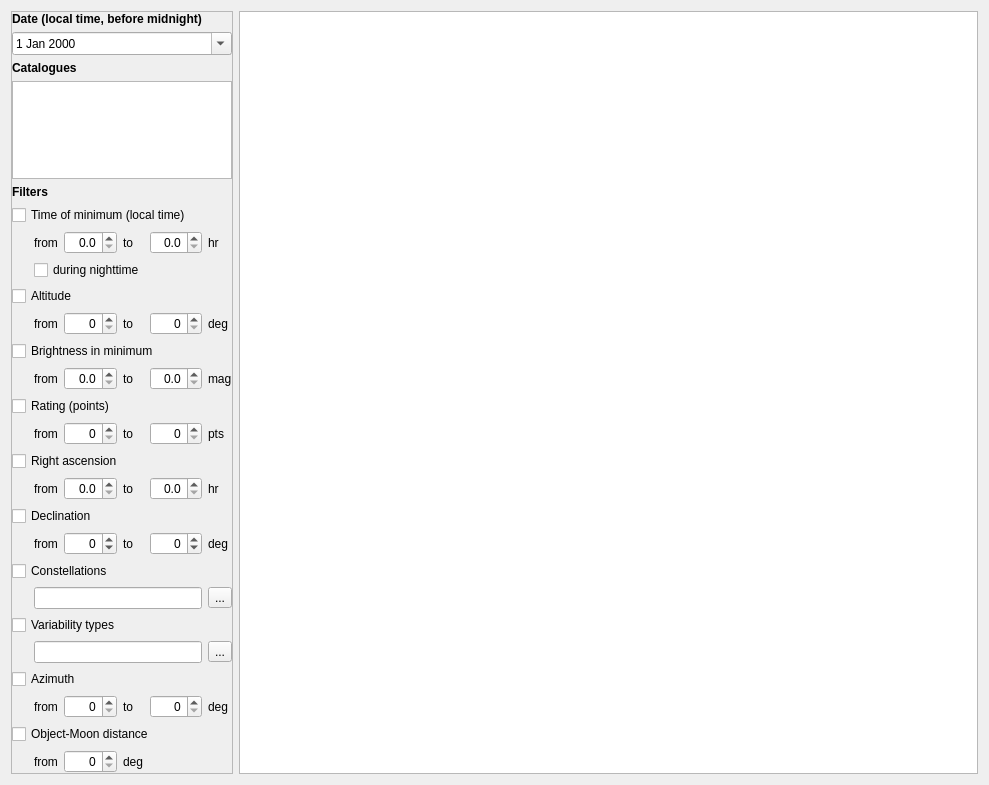
<?xml version="1.0" encoding="UTF-8"?>
<ui version="4.0">
 <class>CNightlyEphemerisTab</class>
 <widget class="QWidget" name="CNightlyEphemerisTab">
  <property name="geometry">
   <rect>
    <x>0</x>
    <y>0</y>
    <width>989</width>
    <height>785</height>
   </rect>
  </property>
  <property name="windowTitle">
   <string>Form</string>
  </property>
  <layout class="QHBoxLayout" name="horizontalLayout">
   <item>
    <widget class="QFrame" name="toolBox">
     <property name="maximumSize">
      <size>
       <width>222</width>
       <height>16777215</height>
      </size>
     </property>
     <property name="frameShape">
      <enum>QFrame::StyledPanel</enum>
     </property>
     <property name="frameShadow">
      <enum>QFrame::Raised</enum>
     </property>
     <layout class="QVBoxLayout" name="verticalLayout_2">
      <property name="leftMargin">
       <number>0</number>
      </property>
      <property name="topMargin">
       <number>0</number>
      </property>
      <property name="rightMargin">
       <number>0</number>
      </property>
      <property name="bottomMargin">
       <number>0</number>
      </property>
      <item>
       <widget class="QLabel" name="dateLabel">
        <property name="font">
         <font>
          <bold>true</bold>
         </font>
        </property>
        <property name="text">
         <string>Date (local time, before midnight)</string>
        </property>
       </widget>
      </item>
      <item>
       <widget class="QDateEdit" name="dateEdit">
        <property name="calendarPopup">
         <bool>true</bool>
        </property>
       </widget>
      </item>
      <item>
       <widget class="QLabel" name="catalogsLabel">
        <property name="font">
         <font>
          <bold>true</bold>
         </font>
        </property>
        <property name="text">
         <string>Catalogues</string>
        </property>
       </widget>
      </item>
      <item>
       <widget class="QListWidget" name="catalogsList"/>
      </item>
      <item>
       <widget class="QLabel" name="filtersLabel">
        <property name="font">
         <font>
          <bold>true</bold>
         </font>
        </property>
        <property name="text">
         <string>Filters</string>
        </property>
       </widget>
      </item>
      <item>
       <layout class="QGridLayout" name="gridLayout">
        <item row="1" column="4">
         <widget class="QDoubleSpinBox" name="timeToEdit">
          <property name="alignment">
           <set>Qt::AlignRight|Qt::AlignTrailing|Qt::AlignVCenter</set>
          </property>
          <property name="decimals">
           <number>1</number>
          </property>
          <property name="maximum">
           <double>24.000000000000000</double>
          </property>
          <property name="singleStep">
           <double>0.500000000000000</double>
          </property>
         </widget>
        </item>
        <item row="18" column="5">
         <widget class="QLabel" name="aziUnitLabel">
          <property name="sizePolicy">
           <sizepolicy hsizetype="Fixed" vsizetype="Preferred">
            <horstretch>0</horstretch>
            <verstretch>0</verstretch>
           </sizepolicy>
          </property>
          <property name="text">
           <string>deg</string>
          </property>
         </widget>
        </item>
        <item row="0" column="0" colspan="6">
         <widget class="QCheckBox" name="timeCheck">
          <property name="text">
           <string>Time of minimum (local time)</string>
          </property>
         </widget>
        </item>
        <item row="12" column="5">
         <widget class="QLabel" name="decUnitLabel">
          <property name="sizePolicy">
           <sizepolicy hsizetype="Fixed" vsizetype="Preferred">
            <horstretch>0</horstretch>
            <verstretch>0</verstretch>
           </sizepolicy>
          </property>
          <property name="text">
           <string>deg</string>
          </property>
         </widget>
        </item>
        <item row="7" column="0" colspan="6">
         <widget class="QCheckBox" name="ptsCheck">
          <property name="text">
           <string>Rating (points)</string>
          </property>
         </widget>
        </item>
        <item row="6" column="3">
         <widget class="QLabel" name="magToLabel">
          <property name="sizePolicy">
           <sizepolicy hsizetype="Fixed" vsizetype="Preferred">
            <horstretch>0</horstretch>
            <verstretch>0</verstretch>
           </sizepolicy>
          </property>
          <property name="text">
           <string>to</string>
          </property>
         </widget>
        </item>
        <item row="20" column="3">
         <widget class="QLabel" name="omdUnitLabel">
          <property name="sizePolicy">
           <sizepolicy hsizetype="Fixed" vsizetype="Preferred">
            <horstretch>0</horstretch>
            <verstretch>0</verstretch>
           </sizepolicy>
          </property>
          <property name="text">
           <string>deg</string>
          </property>
         </widget>
        </item>
        <item row="4" column="3">
         <widget class="QLabel" name="altToLabel">
          <property name="sizePolicy">
           <sizepolicy hsizetype="Fixed" vsizetype="Preferred">
            <horstretch>0</horstretch>
            <verstretch>0</verstretch>
           </sizepolicy>
          </property>
          <property name="text">
           <string>to</string>
          </property>
         </widget>
        </item>
        <item row="1" column="5">
         <widget class="QLabel" name="timeUnitLabel">
          <property name="sizePolicy">
           <sizepolicy hsizetype="Fixed" vsizetype="Preferred">
            <horstretch>0</horstretch>
            <verstretch>0</verstretch>
           </sizepolicy>
          </property>
          <property name="text">
           <string>hr</string>
          </property>
         </widget>
        </item>
        <item row="3" column="0" colspan="6">
         <widget class="QCheckBox" name="altCheck">
          <property name="text">
           <string>Altitude</string>
          </property>
         </widget>
        </item>
        <item row="6" column="5">
         <widget class="QLabel" name="magUnitLabel">
          <property name="sizePolicy">
           <sizepolicy hsizetype="Fixed" vsizetype="Preferred">
            <horstretch>0</horstretch>
            <verstretch>0</verstretch>
           </sizepolicy>
          </property>
          <property name="text">
           <string>mag</string>
          </property>
         </widget>
        </item>
        <item row="12" column="1">
         <widget class="QLabel" name="decFromLabel">
          <property name="sizePolicy">
           <sizepolicy hsizetype="Fixed" vsizetype="Preferred">
            <horstretch>0</horstretch>
            <verstretch>0</verstretch>
           </sizepolicy>
          </property>
          <property name="text">
           <string>from</string>
          </property>
         </widget>
        </item>
        <item row="18" column="1">
         <widget class="QLabel" name="aziFromLabel">
          <property name="sizePolicy">
           <sizepolicy hsizetype="Fixed" vsizetype="Preferred">
            <horstretch>0</horstretch>
            <verstretch>0</verstretch>
           </sizepolicy>
          </property>
          <property name="text">
           <string>from</string>
          </property>
         </widget>
        </item>
        <item row="10" column="1">
         <widget class="QLabel" name="rascFromLabel">
          <property name="sizePolicy">
           <sizepolicy hsizetype="Fixed" vsizetype="Preferred">
            <horstretch>0</horstretch>
            <verstretch>0</verstretch>
           </sizepolicy>
          </property>
          <property name="text">
           <string>from</string>
          </property>
         </widget>
        </item>
        <item row="20" column="1">
         <widget class="QLabel" name="omdFromLabel">
          <property name="sizePolicy">
           <sizepolicy hsizetype="Fixed" vsizetype="Preferred">
            <horstretch>0</horstretch>
            <verstretch>0</verstretch>
           </sizepolicy>
          </property>
          <property name="text">
           <string>from</string>
          </property>
         </widget>
        </item>
        <item row="1" column="0">
         <widget class="QLabel" name="spacerLabel">
          <property name="minimumSize">
           <size>
            <width>16</width>
            <height>0</height>
           </size>
          </property>
          <property name="maximumSize">
           <size>
            <width>16</width>
            <height>16777215</height>
           </size>
          </property>
          <property name="text">
           <string/>
          </property>
         </widget>
        </item>
        <item row="10" column="5">
         <widget class="QLabel" name="rascUnitLabel">
          <property name="sizePolicy">
           <sizepolicy hsizetype="Fixed" vsizetype="Preferred">
            <horstretch>0</horstretch>
            <verstretch>0</verstretch>
           </sizepolicy>
          </property>
          <property name="text">
           <string>hr</string>
          </property>
         </widget>
        </item>
        <item row="8" column="3">
         <widget class="QLabel" name="ptsToLabel">
          <property name="sizePolicy">
           <sizepolicy hsizetype="Fixed" vsizetype="Preferred">
            <horstretch>0</horstretch>
            <verstretch>0</verstretch>
           </sizepolicy>
          </property>
          <property name="text">
           <string>to</string>
          </property>
         </widget>
        </item>
        <item row="4" column="4">
         <widget class="QSpinBox" name="altToEdit">
          <property name="alignment">
           <set>Qt::AlignRight|Qt::AlignTrailing|Qt::AlignVCenter</set>
          </property>
          <property name="maximum">
           <number>90</number>
          </property>
         </widget>
        </item>
        <item row="1" column="3">
         <widget class="QLabel" name="timeToLabel">
          <property name="sizePolicy">
           <sizepolicy hsizetype="Fixed" vsizetype="Preferred">
            <horstretch>0</horstretch>
            <verstretch>0</verstretch>
           </sizepolicy>
          </property>
          <property name="text">
           <string>to</string>
          </property>
         </widget>
        </item>
        <item row="8" column="5">
         <widget class="QLabel" name="ptsUnitLabel">
          <property name="sizePolicy">
           <sizepolicy hsizetype="Fixed" vsizetype="Preferred">
            <horstretch>0</horstretch>
            <verstretch>0</verstretch>
           </sizepolicy>
          </property>
          <property name="text">
           <string>pts</string>
          </property>
         </widget>
        </item>
        <item row="1" column="2">
         <widget class="QDoubleSpinBox" name="timeFromEdit">
          <property name="alignment">
           <set>Qt::AlignRight|Qt::AlignTrailing|Qt::AlignVCenter</set>
          </property>
          <property name="decimals">
           <number>1</number>
          </property>
          <property name="maximum">
           <double>24.000000000000000</double>
          </property>
          <property name="singleStep">
           <double>0.500000000000000</double>
          </property>
         </widget>
        </item>
        <item row="1" column="1">
         <widget class="QLabel" name="timeFromLabel">
          <property name="sizePolicy">
           <sizepolicy hsizetype="Fixed" vsizetype="Preferred">
            <horstretch>0</horstretch>
            <verstretch>0</verstretch>
           </sizepolicy>
          </property>
          <property name="text">
           <string>from</string>
          </property>
         </widget>
        </item>
        <item row="2" column="1" colspan="5">
         <widget class="QCheckBox" name="nightCheck">
          <property name="text">
           <string>during nighttime</string>
          </property>
         </widget>
        </item>
        <item row="4" column="1">
         <widget class="QLabel" name="altFromLabel">
          <property name="sizePolicy">
           <sizepolicy hsizetype="Fixed" vsizetype="Preferred">
            <horstretch>0</horstretch>
            <verstretch>0</verstretch>
           </sizepolicy>
          </property>
          <property name="text">
           <string>from</string>
          </property>
         </widget>
        </item>
        <item row="5" column="0" colspan="6">
         <widget class="QCheckBox" name="magCheck">
          <property name="text">
           <string>Brightness in minimum</string>
          </property>
         </widget>
        </item>
        <item row="4" column="5">
         <widget class="QLabel" name="altUnitLabel">
          <property name="sizePolicy">
           <sizepolicy hsizetype="Fixed" vsizetype="Preferred">
            <horstretch>0</horstretch>
            <verstretch>0</verstretch>
           </sizepolicy>
          </property>
          <property name="text">
           <string>deg</string>
          </property>
         </widget>
        </item>
        <item row="10" column="3">
         <widget class="QLabel" name="rascToLabel">
          <property name="sizePolicy">
           <sizepolicy hsizetype="Fixed" vsizetype="Preferred">
            <horstretch>0</horstretch>
            <verstretch>0</verstretch>
           </sizepolicy>
          </property>
          <property name="text">
           <string>to</string>
          </property>
         </widget>
        </item>
        <item row="8" column="1">
         <widget class="QLabel" name="ptsFromLabel">
          <property name="sizePolicy">
           <sizepolicy hsizetype="Fixed" vsizetype="Preferred">
            <horstretch>0</horstretch>
            <verstretch>0</verstretch>
           </sizepolicy>
          </property>
          <property name="text">
           <string>from</string>
          </property>
         </widget>
        </item>
        <item row="12" column="3">
         <widget class="QLabel" name="decToLabel">
          <property name="sizePolicy">
           <sizepolicy hsizetype="Fixed" vsizetype="Preferred">
            <horstretch>0</horstretch>
            <verstretch>0</verstretch>
           </sizepolicy>
          </property>
          <property name="text">
           <string>to</string>
          </property>
         </widget>
        </item>
        <item row="18" column="3">
         <widget class="QLabel" name="aziToLabel">
          <property name="sizePolicy">
           <sizepolicy hsizetype="Fixed" vsizetype="Preferred">
            <horstretch>0</horstretch>
            <verstretch>0</verstretch>
           </sizepolicy>
          </property>
          <property name="text">
           <string>to</string>
          </property>
         </widget>
        </item>
        <item row="4" column="2">
         <widget class="QSpinBox" name="altFromEdit">
          <property name="alignment">
           <set>Qt::AlignRight|Qt::AlignTrailing|Qt::AlignVCenter</set>
          </property>
          <property name="maximum">
           <number>90</number>
          </property>
         </widget>
        </item>
        <item row="6" column="1">
         <widget class="QLabel" name="magFromLabel">
          <property name="sizePolicy">
           <sizepolicy hsizetype="Fixed" vsizetype="Preferred">
            <horstretch>0</horstretch>
            <verstretch>0</verstretch>
           </sizepolicy>
          </property>
          <property name="text">
           <string>from</string>
          </property>
         </widget>
        </item>
        <item row="9" column="0" colspan="6">
         <widget class="QCheckBox" name="rascCheck">
          <property name="text">
           <string>Right ascension</string>
          </property>
         </widget>
        </item>
        <item row="11" column="0" colspan="6">
         <widget class="QCheckBox" name="decCheck">
          <property name="text">
           <string>Declination</string>
          </property>
         </widget>
        </item>
        <item row="6" column="2">
         <widget class="QDoubleSpinBox" name="magFromEdit">
          <property name="alignment">
           <set>Qt::AlignRight|Qt::AlignTrailing|Qt::AlignVCenter</set>
          </property>
          <property name="decimals">
           <number>1</number>
          </property>
          <property name="maximum">
           <double>99.000000000000000</double>
          </property>
          <property name="singleStep">
           <double>0.500000000000000</double>
          </property>
         </widget>
        </item>
        <item row="6" column="4">
         <widget class="QDoubleSpinBox" name="magToEdit">
          <property name="alignment">
           <set>Qt::AlignRight|Qt::AlignTrailing|Qt::AlignVCenter</set>
          </property>
          <property name="decimals">
           <number>1</number>
          </property>
          <property name="maximum">
           <double>99.000000000000000</double>
          </property>
          <property name="singleStep">
           <double>0.500000000000000</double>
          </property>
         </widget>
        </item>
        <item row="8" column="2">
         <widget class="QSpinBox" name="ptsFromEdit">
          <property name="alignment">
           <set>Qt::AlignRight|Qt::AlignTrailing|Qt::AlignVCenter</set>
          </property>
         </widget>
        </item>
        <item row="8" column="4">
         <widget class="QSpinBox" name="ptsToEdit">
          <property name="alignment">
           <set>Qt::AlignRight|Qt::AlignTrailing|Qt::AlignVCenter</set>
          </property>
         </widget>
        </item>
        <item row="10" column="2">
         <widget class="QDoubleSpinBox" name="rascFromEdit">
          <property name="alignment">
           <set>Qt::AlignRight|Qt::AlignTrailing|Qt::AlignVCenter</set>
          </property>
          <property name="decimals">
           <number>1</number>
          </property>
          <property name="maximum">
           <double>24.000000000000000</double>
          </property>
          <property name="singleStep">
           <double>0.500000000000000</double>
          </property>
         </widget>
        </item>
        <item row="10" column="4">
         <widget class="QDoubleSpinBox" name="rascToEdit">
          <property name="alignment">
           <set>Qt::AlignRight|Qt::AlignTrailing|Qt::AlignVCenter</set>
          </property>
          <property name="decimals">
           <number>1</number>
          </property>
          <property name="maximum">
           <double>24.000000000000000</double>
          </property>
          <property name="singleStep">
           <double>0.500000000000000</double>
          </property>
         </widget>
        </item>
        <item row="12" column="2">
         <widget class="QSpinBox" name="decFromEdit">
          <property name="alignment">
           <set>Qt::AlignRight|Qt::AlignTrailing|Qt::AlignVCenter</set>
          </property>
          <property name="minimum">
           <number>-90</number>
          </property>
          <property name="maximum">
           <number>90</number>
          </property>
         </widget>
        </item>
        <item row="12" column="4">
         <widget class="QSpinBox" name="decToEdit">
          <property name="alignment">
           <set>Qt::AlignRight|Qt::AlignTrailing|Qt::AlignVCenter</set>
          </property>
          <property name="minimum">
           <number>-90</number>
          </property>
          <property name="maximum">
           <number>90</number>
          </property>
         </widget>
        </item>
        <item row="13" column="0" colspan="6">
         <widget class="QCheckBox" name="consCheck">
          <property name="text">
           <string>Constellations</string>
          </property>
         </widget>
        </item>
        <item row="15" column="0" colspan="6">
         <widget class="QCheckBox" name="typesCheck">
          <property name="text">
           <string>Variability types</string>
          </property>
         </widget>
        </item>
        <item row="14" column="1" colspan="4">
         <widget class="QLineEdit" name="consEdit"/>
        </item>
        <item row="16" column="1" colspan="4">
         <widget class="QLineEdit" name="typesEdit"/>
        </item>
        <item row="14" column="5">
         <widget class="QToolButton" name="consButton">
          <property name="text">
           <string>...</string>
          </property>
         </widget>
        </item>
        <item row="16" column="5">
         <widget class="QToolButton" name="typesButton">
          <property name="text">
           <string>...</string>
          </property>
         </widget>
        </item>
        <item row="17" column="0" colspan="6">
         <widget class="QCheckBox" name="aziCheck">
          <property name="text">
           <string>Azimuth</string>
          </property>
         </widget>
        </item>
        <item row="18" column="2">
         <widget class="QSpinBox" name="aziFromEdit">
          <property name="alignment">
           <set>Qt::AlignRight|Qt::AlignTrailing|Qt::AlignVCenter</set>
          </property>
          <property name="maximum">
           <number>360</number>
          </property>
          <property name="singleStep">
           <number>45</number>
          </property>
         </widget>
        </item>
        <item row="18" column="4">
         <widget class="QSpinBox" name="aziToEdit">
          <property name="alignment">
           <set>Qt::AlignRight|Qt::AlignTrailing|Qt::AlignVCenter</set>
          </property>
          <property name="maximum">
           <number>360</number>
          </property>
          <property name="singleStep">
           <number>45</number>
          </property>
         </widget>
        </item>
        <item row="19" column="0" colspan="6">
         <widget class="QCheckBox" name="omdCheck">
          <property name="text">
           <string>Object-Moon distance</string>
          </property>
         </widget>
        </item>
        <item row="20" column="2">
         <widget class="QSpinBox" name="omdFromEdit">
          <property name="alignment">
           <set>Qt::AlignRight|Qt::AlignTrailing|Qt::AlignVCenter</set>
          </property>
          <property name="maximum">
           <number>180</number>
          </property>
          <property name="singleStep">
           <number>5</number>
          </property>
         </widget>
        </item>
       </layout>
      </item>
     </layout>
    </widget>
   </item>
   <item>
    <widget class="QFrame" name="mainFrame">
     <property name="sizePolicy">
      <sizepolicy hsizetype="Expanding" vsizetype="Preferred">
       <horstretch>1</horstretch>
       <verstretch>1</verstretch>
      </sizepolicy>
     </property>
     <layout class="QVBoxLayout" name="verticalLayout">
      <property name="spacing">
       <number>0</number>
      </property>
      <property name="leftMargin">
       <number>0</number>
      </property>
      <property name="topMargin">
       <number>0</number>
      </property>
      <property name="rightMargin">
       <number>0</number>
      </property>
      <property name="bottomMargin">
       <number>0</number>
      </property>
      <item>
       <widget class="QTableView" name="tableView">
        <property name="sizePolicy">
         <sizepolicy hsizetype="Expanding" vsizetype="Expanding">
          <horstretch>1</horstretch>
          <verstretch>0</verstretch>
         </sizepolicy>
        </property>
       </widget>
      </item>
     </layout>
    </widget>
   </item>
  </layout>
 </widget>
 <resources/>
 <connections/>
</ui>
